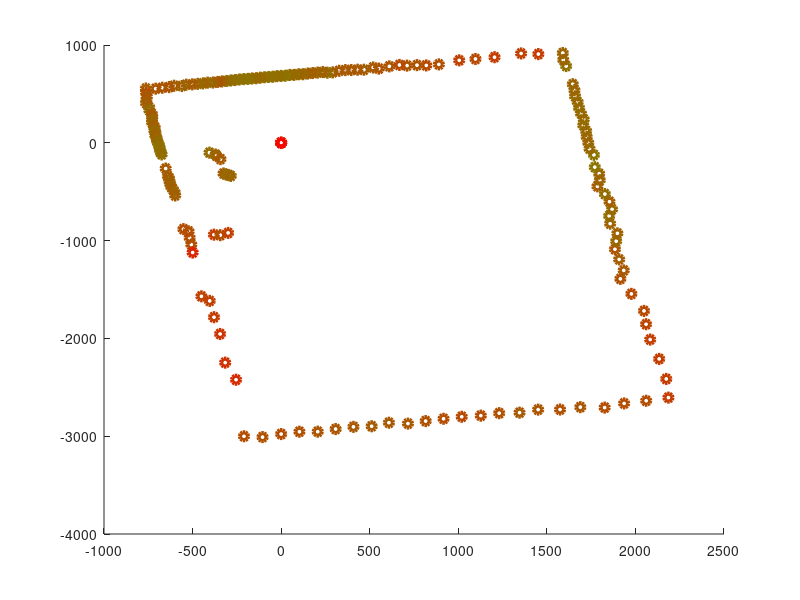

The MATLAB source for this figure: (Note: this script raises an error after producing the figure.)
fileID = fopen('one_scan_out.txt','r');

formatSpec = '%d %d %d';
A = fscanf(fileID,formatSpec);
A1 = reshape(A, 3, [])';

fclose(fileID);


figure("Color", "white");
hold on;
for k = 1:5e3
    quality = A1(k, 1)/64;
    angle = A1(k, 2);
    distance = A1(k,3);

    x = cos(deg2rad(angle)) * distance;
    y = sin(deg2rad(angle)) * distance;

    col_good = [0, 1, 0];
    col_bad = [1,0,0];

    col = col_bad * (1-quality) + col_good * quality;
    
    if quality*64 < 30
        plot(x, y, "o", "Color", col, "LineWidth",3);
    end
end
